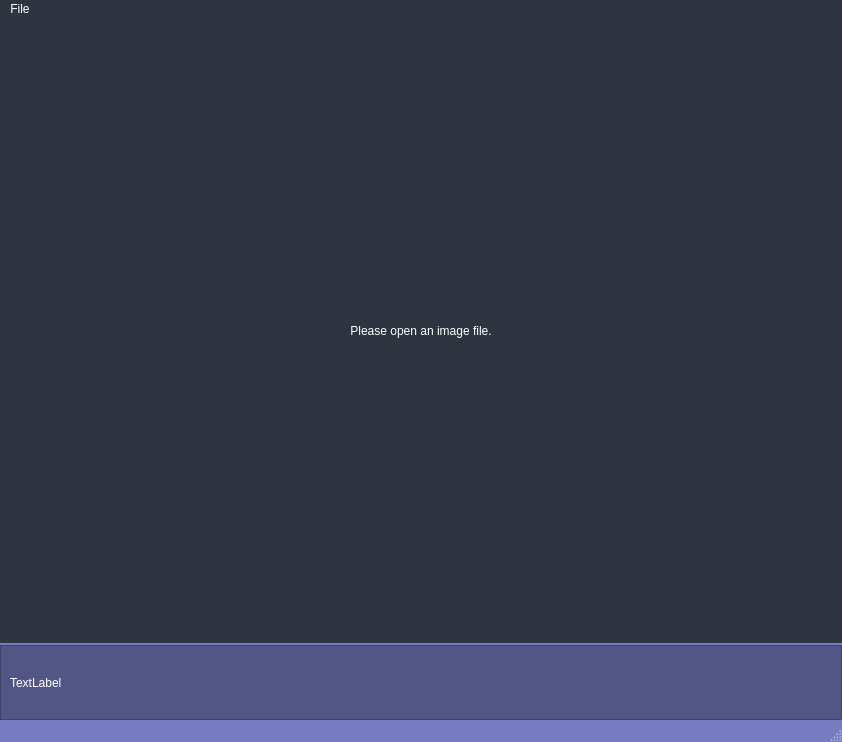
<?xml version="1.0" encoding="UTF-8"?>
<ui version="4.0">
 <class>MainWindow</class>
 <widget class="QMainWindow" name="MainWindow">
  <property name="geometry">
   <rect>
    <x>0</x>
    <y>0</y>
    <width>842</width>
    <height>742</height>
   </rect>
  </property>
  <property name="windowTitle">
   <string>MainWindow</string>
  </property>
  <property name="styleSheet">
   <string notr="true">QStatusBar
{
	background: #777CC1;
	color: white;
}

QSplitter::handle
{
	background: #777CC1;
	height: 2;
}

QMenuBar
{
	color: white;
	background: #2E3440;
}

QMenuBar::item:selected
{
    background: #777CC1;
}

QMenuBar::item:pressed
{
    background: #525685;
}

QFrame
{
	background: #2E3440;
}

QLabel
{
	color: white;
}

</string>
  </property>
  <widget class="QWidget" name="centralwidget">
   <layout class="QGridLayout" name="gridLayout">
    <property name="leftMargin">
     <number>0</number>
    </property>
    <property name="topMargin">
     <number>0</number>
    </property>
    <property name="rightMargin">
     <number>0</number>
    </property>
    <property name="bottomMargin">
     <number>0</number>
    </property>
    <item row="0" column="0">
     <widget class="QSplitter" name="splitter">
      <property name="sizePolicy">
       <sizepolicy hsizetype="Preferred" vsizetype="Preferred">
        <horstretch>0</horstretch>
        <verstretch>0</verstretch>
       </sizepolicy>
      </property>
      <property name="orientation">
       <enum>Qt::Vertical</enum>
      </property>
      <property name="childrenCollapsible">
       <bool>false</bool>
      </property>
      <widget class="QLabel" name="label">
       <property name="sizePolicy">
        <sizepolicy hsizetype="Preferred" vsizetype="Preferred">
         <horstretch>0</horstretch>
         <verstretch>1</verstretch>
        </sizepolicy>
       </property>
       <property name="minimumSize">
        <size>
         <width>16</width>
         <height>16</height>
        </size>
       </property>
       <property name="text">
        <string>Please open an image file.</string>
       </property>
       <property name="textFormat">
        <enum>Qt::PlainText</enum>
       </property>
       <property name="alignment">
        <set>Qt::AlignCenter</set>
       </property>
      </widget>
      <widget class="QFrame" name="frame">
       <property name="sizePolicy">
        <sizepolicy hsizetype="Preferred" vsizetype="Preferred">
         <horstretch>0</horstretch>
         <verstretch>0</verstretch>
        </sizepolicy>
       </property>
       <property name="minimumSize">
        <size>
         <width>0</width>
         <height>75</height>
        </size>
       </property>
       <property name="maximumSize">
        <size>
         <width>16777215</width>
         <height>150</height>
        </size>
       </property>
       <property name="styleSheet">
        <string notr="true">QFrame
{
	background: #525685;
}</string>
       </property>
       <property name="frameShape">
        <enum>QFrame::StyledPanel</enum>
       </property>
       <property name="frameShadow">
        <enum>QFrame::Raised</enum>
       </property>
       <layout class="QHBoxLayout" name="horizontalLayout">
        <item>
         <widget class="QLabel" name="label_2">
          <property name="text">
           <string>TextLabel</string>
          </property>
         </widget>
        </item>
       </layout>
      </widget>
     </widget>
    </item>
   </layout>
  </widget>
  <widget class="QMenuBar" name="menubar">
   <property name="geometry">
    <rect>
     <x>0</x>
     <y>0</y>
     <width>842</width>
     <height>21</height>
    </rect>
   </property>
   <widget class="QMenu" name="menuFile">
    <property name="title">
     <string>File</string>
    </property>
    <addaction name="actionOpen_image"/>
    <addaction name="actionOpen_directory"/>
   </widget>
   <addaction name="menuFile"/>
  </widget>
  <widget class="QStatusBar" name="statusbar"/>
  <action name="actionOpen_image">
   <property name="text">
    <string>Open image...</string>
   </property>
  </action>
  <action name="actionOpen_directory">
   <property name="text">
    <string>Open directory...</string>
   </property>
  </action>
 </widget>
 <resources/>
 <connections/>
</ui>
